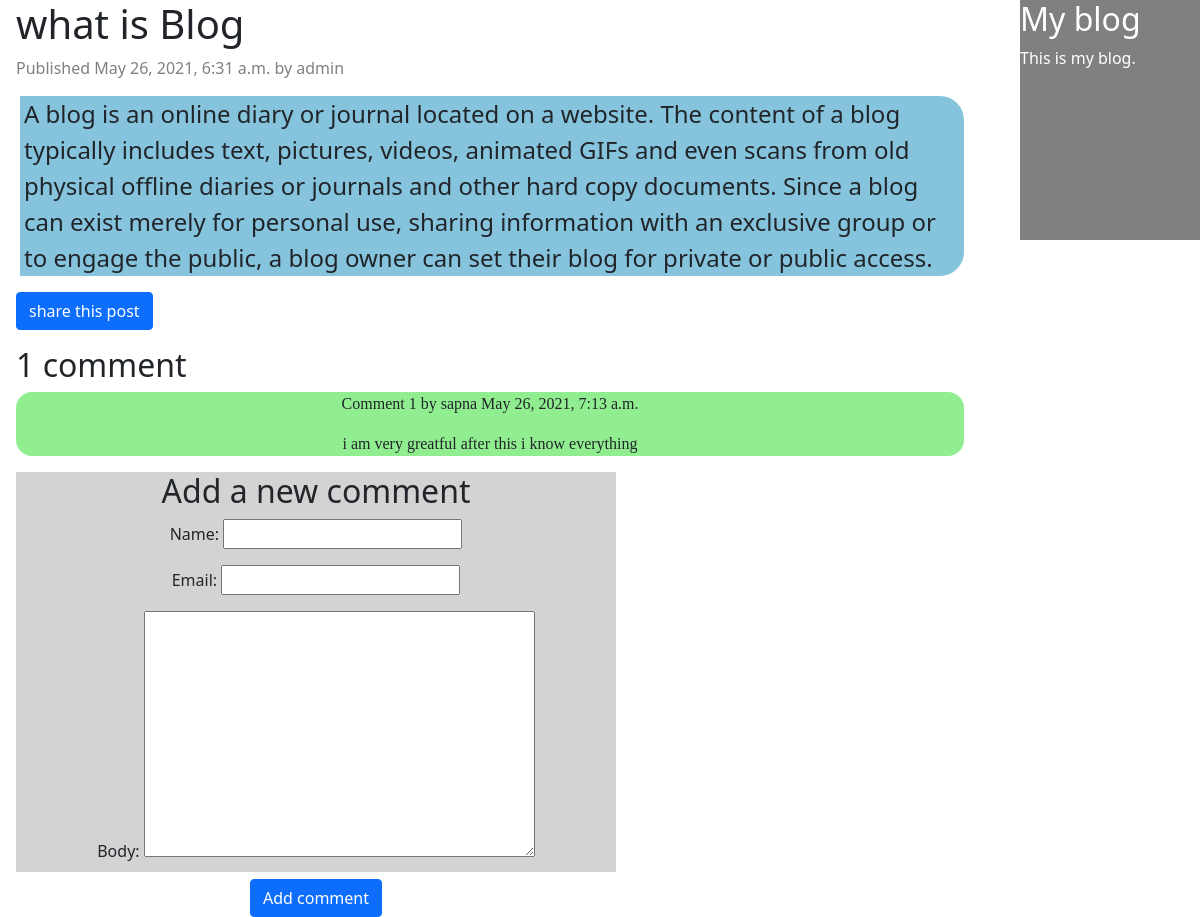
Page /blog/2021/5/26/what-blog/ on the committed database.
### blog/models.py (models this page shows, shortened)
class Post(models.Model):
    STATUS_CHOICES = (('draft', 'Draft'),('published', 'Published'),)
    title = models.CharField(max_length=250)
    slug = models.SlugField(max_length=250,unique_for_date='publish')
    author = models.ForeignKey(User,on_delete=models.CASCADE,related_name='blog_posts')
    body = models.TextField()
    publish = models.DateTimeField(default=timezone.now)
    created = models.DateTimeField(auto_now_add=True)
    updated = models.DateTimeField(auto_now=True)
    status = models.CharField(max_length=10,choices=STATUS_CHOICES,default='draft')
    objects = models.Manager()
    published = PublishedManager()

class Comment(models.Model):
    post = models.ForeignKey(Post,
    on_delete=models.CASCADE,
    related_name='comments')
    name = models.CharField(max_length=80)
    email = models.EmailField()
    body = models.TextField()
    created = models.DateTimeField(auto_now_add=True)
    updated = models.DateTimeField(auto_now=True)
    active = models.BooleanField(default=True)
    class Meta:
        ordering = ('created',)

### blog/views.py (the view)
# urls.py: path('<int:year>/<int:month>/<int:day>/<slug:post>/',views.post_detail,name='post_detail'),
def post_detail(request, year, month, day, post):
    post = get_object_or_404(Post, slug=post,
                            status='published',
                            publish__year=year,
                            publish__month=month,
                            publish__day=day)
    comments = post.comments.filter(active=True)
    new_comment = None
    if request.method == 'POST':
        comment_form = CommentForm(data=request.POST)
        if comment_form.is_valid():
            new_comment = comment_form.save(commit=False)
            new_comment.post = post
            new_comment.save()
    else:
        comment_form = CommentForm()
    return render(request,'blog/post/detail.html',{'post':post,'comments': comments,
                    'new_comment': new_comment,
                    'comment_form': comment_form})

### blog/forms.py
class CommentForm(forms.ModelForm):
    class Meta:
        model = Comment
        fields = ('name', 'email', 'body')

### blog/templates/blog/post/detail.html (shortened to what this page needs)
{% extends "blog/base.html" %}
{% block content %}
<div class=main-content >
<h1>{{ post.title }}</h1>
<p class="date">
Published {{ post.publish }} by {{ post.author }}
</p>
<div class="box main-content box-content">{{ post.body|linebreaks }}</div>
<p>
    <a class="btn btn-primary" href="{% url 'blog:post_share' post.id %}">
        share this post
    </a>
</p>
    {% with comments.count as total_comments %}
        <h2>
        {{ total_comments }} comment{{ total_comments|pluralize }}
        </h2>
    {%endwith %}
    <div class="comment">
    {% for comment in comments %}
        <p class="info">
        Comment {{ forloop.counter }} by {{ comment.name }}
        {{ comment.created }}
        </p>
        {{ comment.body|linebreaks }}
    {% empty %}
    <p>There are no comments yet.</p>
{% endfor %}
</div>
{% if new_comment %}
    <h2>Your comment has been added</h2>
{% else %}
<div class=comment-box>
    <h2>Add a new comment</h2>
    <form action="." method="post">
    {{ comment_form.as_p }}
    <p><input type="submit" value="Add comment" class="btn btn-primary"></p>
    </form>
</div>
{% endif %}
</div>
{% endblock %}

### blog/static/blog/style.css (style rules this page uses)
.main-content .box-content { font-size:1.5em; word-wrap:break-word; }
.date { font-size:1rem; color:gray; }
.main-content { margin: 0px 0px 0px 4px; padding:0px 0px 0px 4px; }
.box { background-color:rgb(134, 196, 221); border-radius:0em 1em 1em 0em ; }
.main-content .comment-box { width:50vw; height:50vh; }
.comment { background-color:lightgreen; border-radius:1em 1em 1em 1em ; text-align: center; font-family:cursive; }
.comment-box { background-color:lightgray; text-align: center; }

### rows in the picture
Post: publish "May 26, 2021, 6:31 a.m.", author "admin", body "A blog is an online diary or journal located on a website. The content of a blog typically includes text, pictures, videos, animated GIFs and even scans from old physical offline diaries or journals and other hard copy documents. Since a blog can exist merely for personal use, sharing information with an exclusive group or to engage the public, a blog owner can set their blog for private or public access."
Comment: name "sapna", created "May 26, 2021, 7:13 a.m.", body "i am very greatful after this i know everything"

### other values in the picture
{{ total_comments }} "1"
